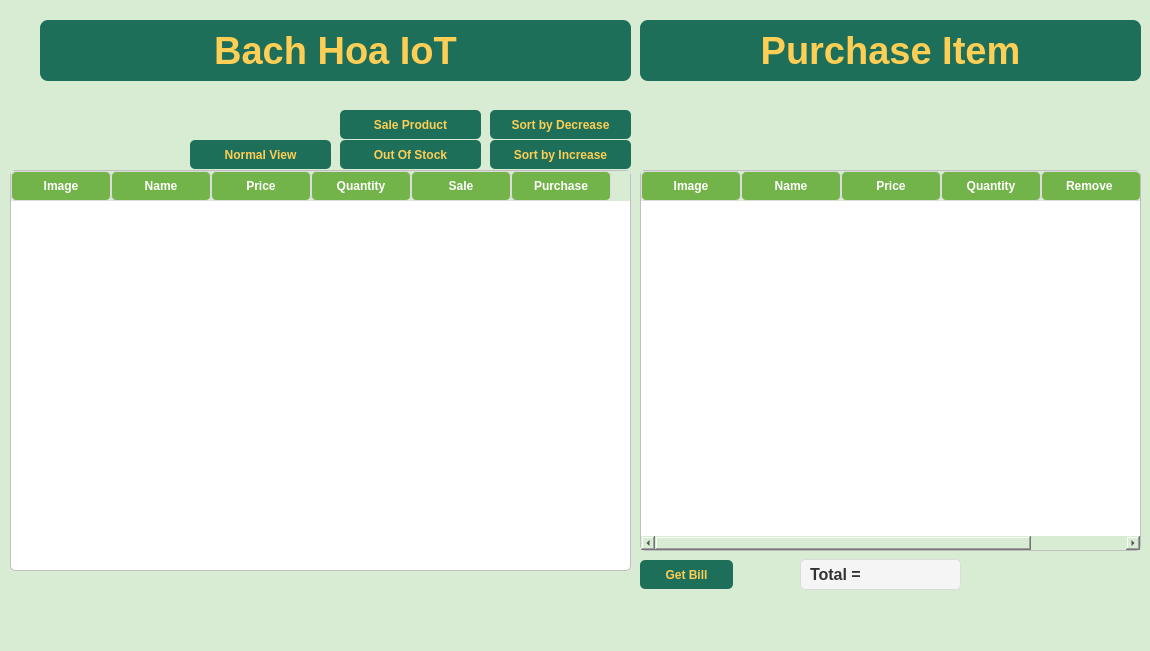
<?xml version="1.0" encoding="UTF-8"?>
<ui version="4.0">
 <class>MainWindow</class>
 <widget class="QMainWindow" name="MainWindow">
  <property name="geometry">
   <rect>
    <x>0</x>
    <y>0</y>
    <width>1150</width>
    <height>651</height>
   </rect>
  </property>
  <property name="windowTitle">
   <string>MainWindow</string>
  </property>
  <property name="styleSheet">
   <string notr="true">QWidget {
    background-color:#D8ECD4;
}
</string>
  </property>
  <widget class="QWidget" name="centralwidget">
   <widget class="QTableWidget" name="tableWidget">
    <property name="geometry">
     <rect>
      <x>10</x>
      <y>170</y>
      <width>621</width>
      <height>401</height>
     </rect>
    </property>
    <property name="font">
     <font>
      <family>Arial</family>
      <pointsize>-1</pointsize>
      <italic>false</italic>
      <bold>false</bold>
      <strikeout>false</strikeout>
      <kerning>true</kerning>
     </font>
    </property>
    <property name="cursor" stdset="0">
     <cursorShape>ArrowCursor</cursorShape>
    </property>
    <property name="styleSheet">
     <string notr="true">/* QTableWidget (các bảng) */
QTableWidget {
    background-color: white;
    gridline-color: #dcdcdc;
    font-size: 14px;
    border: 1px solid #bfbfbf;
    border-radius: 5px;
}

/* Tiêu đề của QTableWidget */
QHeaderView::section {
    background-color: #72B449;
    color: white;
    font-weight: bold;
    padding: 5px;
    border: 1px solid #dcdcdc;
    border-radius: 5px;
}
/* Hiệu ứng cho nút &quot;Buy&quot; */
QPushButton {
    background-color: #1d6f5a;
    color:#ffce54;
    border: 1px solid #c2c2c2;
    border-radius: 5px;
    padding: 5px;
}

QPushButton:hover {
    background-color: #F0FFF3; /* Màu nền khi đưa chuột vào */
    color: #ffce54; /* Màu chữ khi đưa chuột vào */
    border: 1px solid #2980b9;
}

QPushButton:pressed {
    background-color: #2980b9; /* Màu nền khi nhấn nút */
    color: #ffce54;
}

</string>
    </property>
    <property name="editTriggers">
     <set>QAbstractItemView::EditTrigger::NoEditTriggers</set>
    </property>
    <property name="selectionMode">
     <enum>QAbstractItemView::SelectionMode::NoSelection</enum>
    </property>
    <column>
     <property name="text">
      <string>Image</string>
     </property>
    </column>
    <column>
     <property name="text">
      <string>Name</string>
     </property>
    </column>
    <column>
     <property name="text">
      <string>Price</string>
     </property>
    </column>
    <column>
     <property name="text">
      <string>Quantity</string>
     </property>
    </column>
    <column>
     <property name="text">
      <string>Sale</string>
     </property>
    </column>
    <column>
     <property name="text">
      <string>Purchase</string>
     </property>
    </column>
   </widget>
   <widget class="QPushButton" name="pushButton">
    <property name="geometry">
     <rect>
      <x>490</x>
      <y>140</y>
      <width>141</width>
      <height>29</height>
     </rect>
    </property>
    <property name="styleSheet">
     <string notr="true">/* QPushButton (các nút như Sale Product, Sort by Decrease, Get Bill) */
QPushButton {
    background-color: #1d6f5a;
    color: #ffce54;
    border-radius: 5px;
    padding: 5px 10px;
    font-weight: bold;
}

QPushButton:hover {
    background-color: #F0FFF3;
}

QPushButton:pressed {
    background-color: #1c5986;
}</string>
    </property>
    <property name="text">
     <string>Sort by Increase</string>
    </property>
   </widget>
   <widget class="QPushButton" name="pushButton_2">
    <property name="geometry">
     <rect>
      <x>490</x>
      <y>110</y>
      <width>141</width>
      <height>29</height>
     </rect>
    </property>
    <property name="styleSheet">
     <string notr="true">/* QPushButton (các nút như Sale Product, Sort by Decrease, Get Bill) */
QPushButton {
    background-color: #1d6f5a;
    color: #ffce54;
    border-radius: 5px;
    padding: 5px 10px;
    font-weight: bold;
}

QPushButton:hover {
    background-color: #F0FFF3;
}

QPushButton:pressed {
    background-color: #1c5986;
}</string>
    </property>
    <property name="text">
     <string>Sort by Decrease</string>
    </property>
   </widget>
   <widget class="QPushButton" name="pushButton_3">
    <property name="geometry">
     <rect>
      <x>190</x>
      <y>140</y>
      <width>141</width>
      <height>29</height>
     </rect>
    </property>
    <property name="styleSheet">
     <string notr="true">/* QPushButton (các nút như Sale Product, Sort by Decrease, Get Bill) */
QPushButton {
    background-color: #1d6f5a;
    color: #ffce54;
    border-radius: 5px;
    padding: 5px 10px;
    font-weight: bold;
}

QPushButton:hover {
    background-color: #F0FFF3;
}

QPushButton:pressed {
    background-color: #1c5986;
}</string>
    </property>
    <property name="text">
     <string>Normal View</string>
    </property>
   </widget>
   <widget class="QPushButton" name="pushButton_4">
    <property name="geometry">
     <rect>
      <x>340</x>
      <y>110</y>
      <width>141</width>
      <height>29</height>
     </rect>
    </property>
    <property name="styleSheet">
     <string notr="true">/* QPushButton (các nút như Sale Product, Sort by Decrease, Get Bill) */
QPushButton {
    background-color: #1d6f5a;
    color: #ffce54;
    border-radius: 5px;
    padding: 5px 10px;
    font-weight: bold;
}

QPushButton:hover {
    background-color: #F0FFF3;
}

QPushButton:pressed {
    background-color: #1c5986;
}</string>
    </property>
    <property name="text">
     <string>Sale Product</string>
    </property>
   </widget>
   <widget class="QPushButton" name="pushButton_5">
    <property name="geometry">
     <rect>
      <x>340</x>
      <y>140</y>
      <width>141</width>
      <height>29</height>
     </rect>
    </property>
    <property name="styleSheet">
     <string notr="true">/* QPushButton (các nút như Sale Product, Sort by Decrease, Get Bill) */
QPushButton {
    background-color: #1d6f5a;
    color: #ffce54;
    border-radius: 5px;
    padding: 5px 10px;
    font-weight: bold;
}

QPushButton:hover {
    background-color: #F0FFF3;
}

QPushButton:pressed {
    background-color: #1c5986;
}</string>
    </property>
    <property name="text">
     <string>Out Of Stock</string>
    </property>
   </widget>
   <widget class="QLabel" name="label">
    <property name="geometry">
     <rect>
      <x>40</x>
      <y>20</y>
      <width>591</width>
      <height>61</height>
     </rect>
    </property>
    <property name="font">
     <font>
      <family>Arial</family>
      <pointsize>-1</pointsize>
      <bold>true</bold>
     </font>
    </property>
    <property name="styleSheet">
     <string notr="true">QLabel {
    background-color: #1d6f5a; /* Màu xanh lá đậm */
    color: #ffce54; /* Màu chữ vàng */
    font-size: 38px; /* Kích thước chữ lớn */
    font-weight: bold;
    padding: 10px;
    border-radius: 8px;
    text-align: center;
}</string>
    </property>
    <property name="text">
     <string>Bach Hoa IoT</string>
    </property>
    <property name="alignment">
     <set>Qt::AlignmentFlag::AlignCenter</set>
    </property>
   </widget>
   <widget class="QTableWidget" name="tableWidget_2">
    <property name="geometry">
     <rect>
      <x>640</x>
      <y>170</y>
      <width>501</width>
      <height>381</height>
     </rect>
    </property>
    <property name="font">
     <font>
      <family>Arial</family>
      <pointsize>-1</pointsize>
     </font>
    </property>
    <property name="styleSheet">
     <string notr="true">/* QTableWidget (các bảng) */
QTableWidget {
    background-color: white;
    gridline-color: #dcdcdc;
    font-size: 14px;
    border: 1px solid #bfbfbf;
    border-radius: 5px;
}

/* Tiêu đề của QTableWidget */
QHeaderView::section {
    background-color: #72B449;
    color: white;
    font-weight: bold;
    padding: 5px;
    border: 1px solid #dcdcdc;
    border-radius: 5px;
}
/* Hiệu ứng cho nút &quot;Buy&quot; */
QPushButton {
    background-color: #e74c3c;
    color:white;
    border: 1px solid #c2c2c2;
    border-radius: 5px;
    padding: 5px;
}

QPushButton:hover {
    background-color: #c0392b; /* Màu nền khi đưa chuột vào */
    border: 1px solid #2980b9;
}

QPushButton:pressed {
    background-color:  #a93226; /* Màu nền khi nhấn nút */
    color: #ffce54;
}

</string>
    </property>
    <property name="editTriggers">
     <set>QAbstractItemView::EditTrigger::NoEditTriggers</set>
    </property>
    <property name="selectionMode">
     <enum>QAbstractItemView::SelectionMode::NoSelection</enum>
    </property>
    <property name="selectionBehavior">
     <enum>QAbstractItemView::SelectionBehavior::SelectItems</enum>
    </property>
    <column>
     <property name="text">
      <string>Image</string>
     </property>
    </column>
    <column>
     <property name="text">
      <string>Name</string>
     </property>
    </column>
    <column>
     <property name="text">
      <string>Price</string>
     </property>
    </column>
    <column>
     <property name="text">
      <string>Quantity</string>
     </property>
    </column>
    <column>
     <property name="text">
      <string>Remove </string>
     </property>
    </column>
   </widget>
   <widget class="QLabel" name="label_2">
    <property name="geometry">
     <rect>
      <x>800</x>
      <y>559</y>
      <width>161</width>
      <height>31</height>
     </rect>
    </property>
    <property name="styleSheet">
     <string notr="true">QLabel {
    font-size: 16px; /* Kích thước chữ */
    font-weight: bold; /* Chữ đậm */
    color: #333333; /* Màu chữ */
    background-color: #f5f5f5; /* Màu nền nhạt */
    padding: 5px; /* Khoảng cách trong */
    border: 1px solid #dcdcdc; /* Đường viền nhẹ */
    border-radius: 5px; /* Bo góc */
}
</string>
    </property>
    <property name="text">
     <string>Total =</string>
    </property>
   </widget>
   <widget class="QPushButton" name="pushButton_6">
    <property name="geometry">
     <rect>
      <x>640</x>
      <y>560</y>
      <width>93</width>
      <height>29</height>
     </rect>
    </property>
    <property name="styleSheet">
     <string notr="true">/* QPushButton (các nút như Sale Product, Sort by Decrease, Get Bill) */
QPushButton {
    background-color: #1d6f5a;
    color: #ffce54;
    border-radius: 5px;
    padding: 5px 10px;
    font-weight: bold;
}

QPushButton:hover {
    background-color: #F0FFF3;
}

QPushButton:pressed {
    background-color: #1c5986;
}</string>
    </property>
    <property name="text">
     <string>Get Bill</string>
    </property>
   </widget>
   <widget class="QLabel" name="label_3">
    <property name="geometry">
     <rect>
      <x>640</x>
      <y>20</y>
      <width>501</width>
      <height>61</height>
     </rect>
    </property>
    <property name="font">
     <font>
      <family>Arial</family>
      <pointsize>-1</pointsize>
      <bold>true</bold>
     </font>
    </property>
    <property name="styleSheet">
     <string notr="true">QLabel {
    background-color: #1d6f5a; /* Màu xanh lá đậm */
    color: #ffce54; /* Màu chữ vàng */
    font-size: 38px; /* Kích thước chữ lớn */
    font-weight: bold;
    padding: 10px;
    border-radius: 8px;
    text-align: center;
}</string>
    </property>
    <property name="text">
     <string>Purchase Item</string>
    </property>
    <property name="alignment">
     <set>Qt::AlignmentFlag::AlignCenter</set>
    </property>
   </widget>
  </widget>
  <widget class="QMenuBar" name="menubar">
   <property name="geometry">
    <rect>
     <x>0</x>
     <y>0</y>
     <width>1150</width>
     <height>26</height>
    </rect>
   </property>
  </widget>
  <widget class="QStatusBar" name="statusbar"/>
 </widget>
 <resources/>
 <connections/>
</ui>
